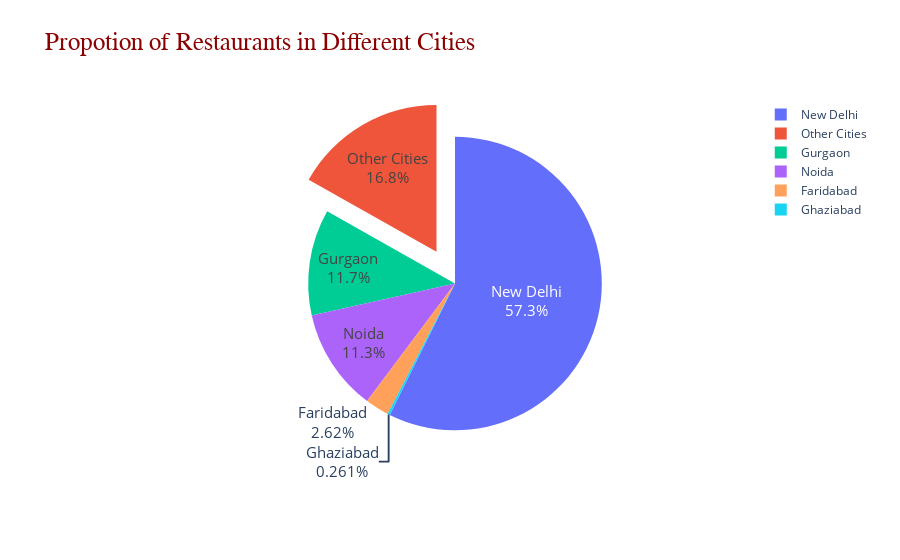

The cell this chart's notebook holds for it:
### Code cell
fig1 = go.Figure(data = go.Pie(values = Final_Restaurants["Count"], 
                               labels = Final_Restaurants.index,
                               customdata = Final_Restaurants["Count"],
                               pull = [0,0,0,0,0,0.25],
                               hovertemplate ="%{label}<br>Restaurant Count:%{customdata}"))

fig1.update_traces(textinfo='label+percent', textfont_size=15)
fig1.update_layout(title_text = 'Propotion of Restaurants in Different Cities',title_font = dict(size=25,family='Verdana', 
                                     color='darkred'))

fig1.show()

### Figure 1 — Plotly figure (JSON) as saved in the notebook; plotly's stock layout.template omitted (floating-point values rounded to 4 significant figures)
{"data": [{"customdata": [251, 25, 1118, 5488, 1080, 1610], "hovertemplate": "%{label}<br>Restaurant Count:%{customdata}", "labels": ["Faridabad", "Ghaziabad", "Gurgaon", "New Delhi", "Noida", "Other Cities"], "pull": [0, 0, 0, 0, 0, 0.25], "textfont": {"size": 15}, "textinfo": "label+percent", "type": "pie", "values": [251, 25, 1118, 5488, 1080, 1610]}], "layout": {"title": {"font": {"color": "darkred", "family": "Verdana", "size": 25}, "text": "Propotion of Restaurants in Different Cities"}}}
